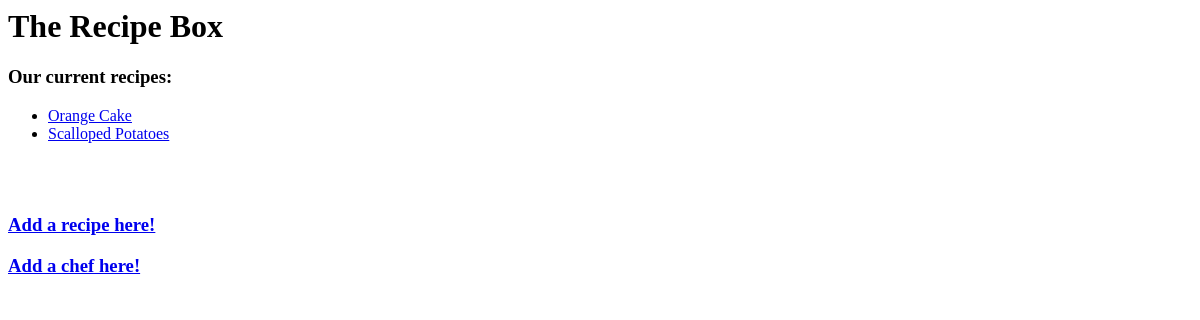
The app's page /, older data.
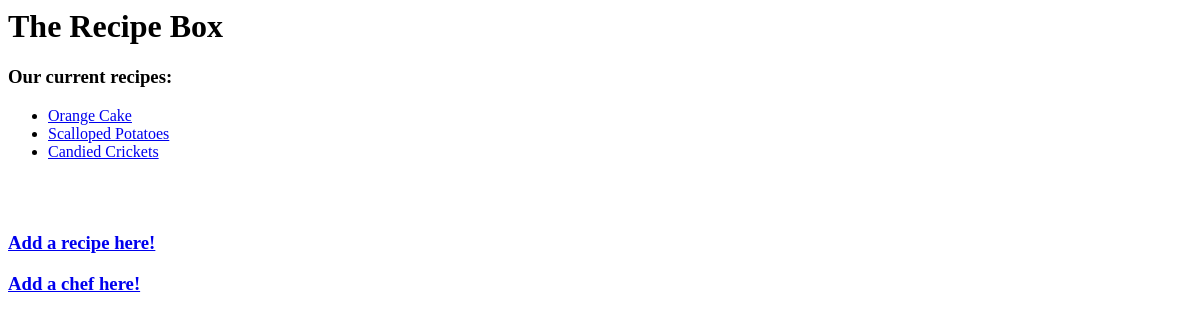
The same page, newer data.
### recipes/models.py (models this page shows, shortened)
class Recipe(models.Model):
    title = models.CharField(max_length=30)
    author = models.ForeignKey(Author, on_delete=models.CASCADE)
    description = models.TextField()
    time_required = models.CharField(max_length=50)
    instructions = models.TextField()
    favorited_by = models.ManyToManyField(
        Author,
        symmetrical=False,
        blank=True,
        related_name='favorites'
    )

### recipes/views.py (the view)
# urls.py: path('', views.index, name='Homepage'),
def index(request):
    recipes = Recipe.objects.all()
    return render(request, 'index.html', {'recipes': recipes})

### recipes/templates/index.html (shortened to what this page needs)
<h1>The Recipe Box</h1>
<h3>Our current recipes:</h3>
<ul>
    {% for recipe in recipes %}
    <li>
        <a href="/recipe/{{recipe.id}}"> {{ recipe.title }}</a>
    </li>
    {% endfor %}
</ul>
<h3>
    <a href="/addrecipe/">Add a recipe here!</a>
</h3>
<h3>
    <a href="/addauthor/">Add a chef here!</a>
</h3>

Row changes from the older to the newer data that the page shows:
added Recipe: title "Candied Crickets"
